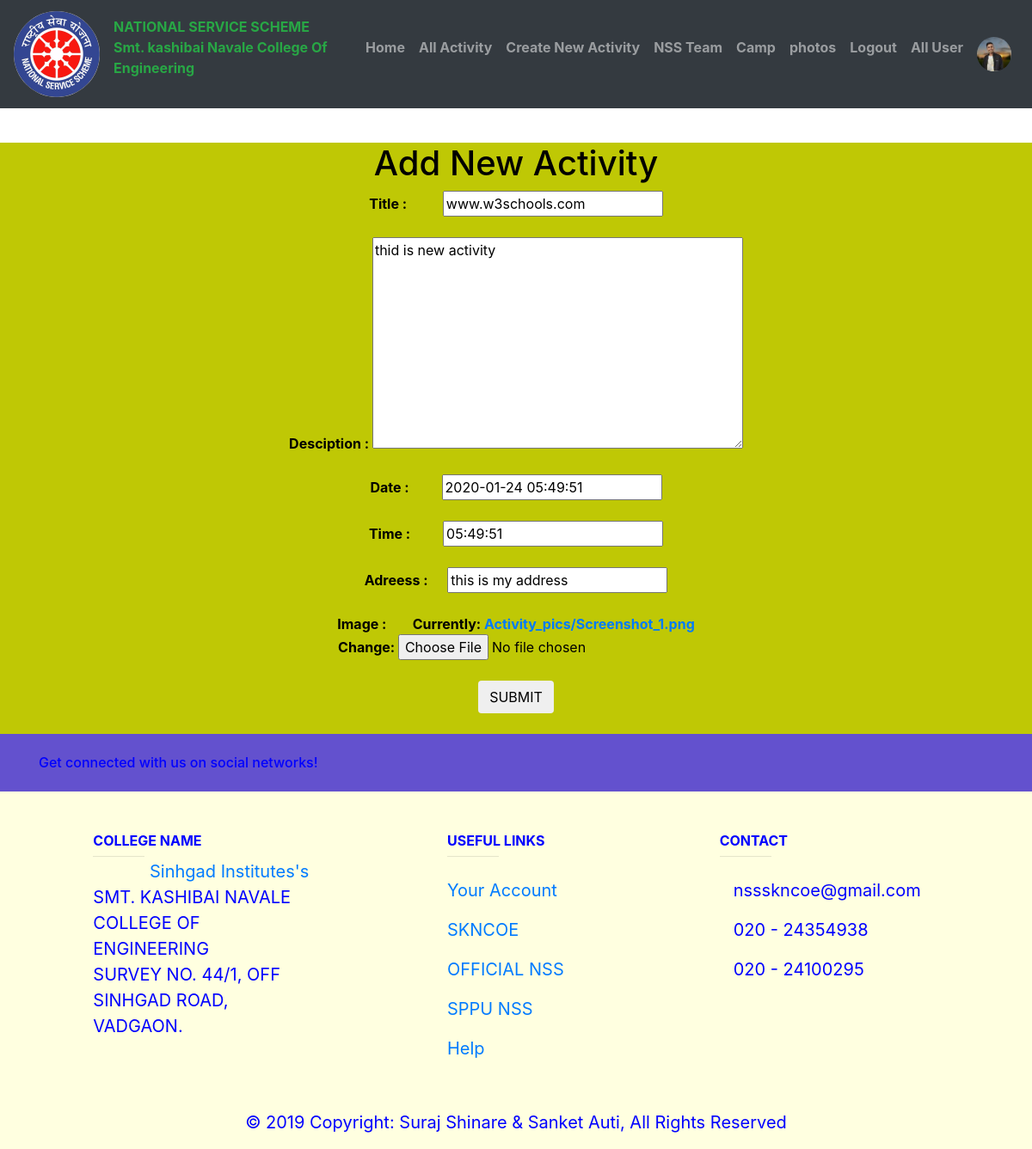
Page /activity/activity/48/update/ (signed in) on the committed database.
### student/models.py (models this page shows, shortened)
class Profile(models.Model):
    user = models.OneToOneField(User, on_delete=models.CASCADE)
    image = models.ImageField(default='default.jpg', upload_to='profile_pics')

### activity_of_nss/models.py (models this page shows, shortened)
class Activity(models.Model):
    title = models.CharField(max_length=100, help_text='Title of activity')
    description = models.TextField(help_text='Description of activity')
    address = models.CharField(max_length=100, help_text='Address of activity')
    date_of_activity = models.DateTimeField(default=timezone.now)
    time_of_activity = models.TimeField(default=now)
    created_by = models.ForeignKey(settings.AUTH_USER_MODEL, null=True, blank=True, on_delete=models.SET_NULL)
    image = models.ImageField(upload_to='Activity_pics')

### activity_of_nss/views.py (the view, shortened to what this page needs)
# urls.py: path('activity/<int:pk>/update/', views.ActivityUpdateView.as_view(), name='activity-update'),
class ActivityUpdateView(LoginRequiredMixin, UserPassesTestMixin, UpdateView):
    model = Activity
    fields = ['title', 'description', 'date_of_activity', 'time_of_activity', 'address', 'image']
    def test_func(self):
        post = self.get_object()
        if self.request.user == post.created_by:
            return True
        return False

### activity_of_nss/templates/activity_of_nss/activity_form.html (shortened to what this page needs)
{% extends "web_pages/base.html" %}
{% load static %}
{% block content %}
  <head>
  </head>
  <form method="POST" enctype="multipart/form-data">
 <br>
<div class="create_activity">
<h1>Add New Activity</h1>
     Title :&nbsp;&nbsp;&nbsp;&nbsp;&nbsp;&nbsp;&nbsp;&nbsp;&nbsp;&nbsp;  {{form.title}}<br><br>
     Desciption :  {{form.description}}<br><br>
     Date : &nbsp;&nbsp;&nbsp;&nbsp;&nbsp;&nbsp;&nbsp;&nbsp; {{form.date_of_activity}}<br><br>
     Time : &nbsp;&nbsp;&nbsp;&nbsp;&nbsp;&nbsp;&nbsp;&nbsp; {{form.time_of_activity}}<br><br>
     Adreess : &nbsp;&nbsp;&nbsp;&nbsp; {{form.address}}<br><br>
     Image :  &nbsp;&nbsp;&nbsp;&nbsp;&nbsp;&nbsp;&nbsp;{{form.image}}<br><br>
     <button type="submit" class="btn" >SUBMIT</button>
</form><br><br>
</div>
{% endblock content %}

### web_pages/templates/web_pages/base.html (shortened to what this page needs)
{% load static %}
<html>
<head>
    <link rel="stylesheet" href="https://maxcdn.bootstrapcdn.com/bootstrap/4.0.0-beta.2/css/bootstrap.min.css">
    <link rel="stylesheet" href="{% static 'web_pages/base_css.css' %}">
</head>
<body>
<table>
	<tr>
<div class="my_navigation_bar">
 <nav class="navbar navbar-expand-md navbar-dark bg-dark">
        <a href="{% static 'web_pages/logo3.jpg' %}" class="navbar-brand">
            <img  src="{% static 'web_pages/site-logo.jpg' %}"  width="100px" alt="Nss_skncoe" class="rounded-circle" id="nav_nss_logo">
        </a>
       <p class="text-success font-weight-bold" id="nav_college_name">
        NATIONAL SERVICE SCHEME <br>
        Smt. kashibai Navale College Of <br>
        Engineering</p>
        <div class="collapse navbar-collapse font-weight-bold" id="navbarCollapse">
           <div class="navbar-nav ml-auto">
           <a class="nav-item nav-link" href="{% url 'home' %}">Home</a>
           <a class="nav-item nav-link" href="{% url 'show-all-activity' %}">All Activity</a>
           {% if request.user.is_staff %}
           <a class="nav-item nav-link" href="{% url 'new-activity' %}">Create New Activity</a>
           {% endif %}
           <a class="nav-item  nav-link" href="{% url 'nss-team' %}">NSS Team</a>
           <a class="nav-item  nav-link" href="{% url 'special-camp' %}">Camp</a>
           <a class="nav-item nav-link" href="https://photos.google.com/share/AF1QipOdlUvorjdTR7-bQaXST1tthaMR0uNkkQXx8pR2RO-BAnREIxVxkU0JqR4aeGaUgQ?key=Y0tma05XT0twNXBrM2daOUVOdl9WWWtleUFGV1Rn">photos</a>
          {% if request.user.is_authenticated %}
          <a class="nav-item nav-link" href="{% url 'logout' %}">Logout</a>
          {% endif %}
          {% if request.user.is_superuser %}
          <a class="nav-item  nav-link" href="{% url 'active-user' %}">All User</a>
          {% endif %}
          {% if request.user.is_authenticated %}
          <a class="nav-item  nav-link" href="{% url 'profile' %}"><img src="{{ user.profile.image.url }}" style="width: 40px; height: 40px; " class="rounded-circle"></a>
          {% endif %}
		</div>
    </div>
    </nav>
   </div></tr>
   <tr>
    <div class="block_div">
     	    {% block content %}
	       	{% endblock content %}
  </tr>
	<tr>
<div class="footer">
<footer class="page-footer font-small unique-color-dark">
  <div style="background-color: #6351ce;">
    <div class="container">
      <div class="row py-4 d-flex align-items-center">
        <div class="col-md-6 col-lg-5 text-center text-md-left mb-4 mb-md-0">
          <h6 class="mb-0">Get connected with us on social networks!</h6>
        </div>
      </div>
    </div>
  </div>
  <div class="container text-center text-md-left mt-5">
    <div class="row mt-3">
      <div class="col-md-3 col-lg-4 col-xl-3 mx-auto mb-4">
        <h6 class="text-uppercase font-weight-bold">College name</h6>
        <hr class="deep-purple accent-2 mb-4 mt-0 d-inline-block mx-auto" style="width: 60px;">
        <a href="http://www.sinhgad.edu/sinhgad-engineering-institutes/">Sinhgad Institutes's</a> <br>
        SMT. KASHIBAI NAVALE COLLEGE OF ENGINEERING <br>
        SURVEY NO. 44/1, OFF SINHGAD ROAD, <br>
        VADGAON.
      </div>
      <div class="col-md-2 col-lg-2 col-xl-2 mx-auto mb-4">
        <h6 class="text-uppercase font-weight-bold">Useful links</h6>
        <hr class="deep-purple accent-2 mb-4 mt-0 d-inline-block mx-auto" style="width: 60px;">
        <p>
          <a href="{% url 'profile' %}">Your Account</a>
        </p>
        <p>
          <a href="http://cms.sinhgad.edu/sinhgad_engineering_institutes/skncoe_vadgaon/institute_details.aspx">SKNCOE</a>
        </p>
        <p>
          <a href="https://nss.gov.in/">OFFICIAL NSS</a>
        </p>
        <p>
          <a href="http://www.unipune.ac.in/other_academic_and_service_units/national_service_scheme/default.htm">SPPU NSS</a>
        </p>
        <p>
          <a href="mailto:surajm2021@gmail.com">Help</a>
        </p>
      </div>
      <div class="col-md-4 col-lg-3 col-xl-3 mx-auto mb-md-0 mb-4">
        <h6 class="text-uppercase font-weight-bold">Contact</h6>
        <hr class="deep-purple accent-2 mb-4 mt-0 d-inline-block mx-auto" style="width: 60px;">
        <p>
          nssskncoe@gmail.com</p>
        <p>
           020 - 24354938</p>
        <p>
           020 - 24100295</p>
      </div>
    </div>
  </div>
  <div class="footer-copyright text-center py-3">© 2019 Copyright:
    Suraj Shinare & Sanket Auti, All Rights Reserved
    </div>
   </footer>
</div>
</tr>
</table>
</body>
</html>

### web_pages/static/web_pages/base_css.css (style rules this page uses)
.footer { color: blue; font-size: 20px; font-style: bold; background-color: lightyellow; }

### activity_of_nss/templates/activity_of_nss/activity_form.html (style rules this page uses)
.create_activity { width: 100%; background-color: #BFC805; text-align: center; color: black; font-weight: bold; }

### rows in the picture
Activity: title "www.w3schools.com", description "thid is new activity", date_of_activity "2020-01-24 05:49:51", time_of_activity "05:49:51", address "this is my address"
